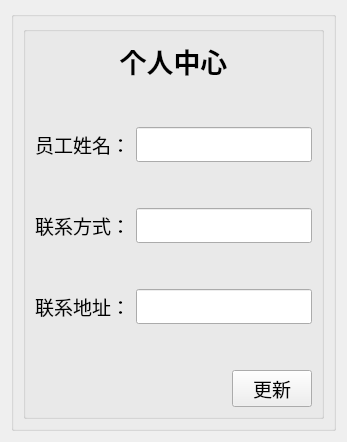
        <widget class="QWidget" name="tab_5">
         <attribute name="title">
          <string>个人中心</string>
         </attribute>
         <layout class="QGridLayout" name="gridLayout_17">
          <item row="0" column="0">
           <widget class="QGroupBox" name="groupBox_9">
            <property name="title">
             <string/>
            </property>
            <layout class="QGridLayout" name="gridLayout_19">
             <item row="0" column="0">
              <layout class="QHBoxLayout" name="horizontalLayout_33">
               <item>
                <widget class="QGroupBox" name="groupBox_11">
                 <property name="title">
                  <string/>
                 </property>
                 <layout class="QGridLayout" name="gridLayout_23">
                  <item row="2" column="0">
                   <layout class="QVBoxLayout" name="verticalLayout_13"/>
                  </item>
                  <item row="1" column="0">
                   <layout class="QVBoxLayout" name="verticalLayout_5">
                    <item>
                     <spacer name="verticalSpacer_37">
                      <property name="orientation">
                       <enum>Qt::Vertical</enum>
                      </property>
                      <property name="sizeHint" stdset="0">
                       <size>
                        <width>20</width>
                        <height>40</height>
                       </size>
                      </property>
                     </spacer>
                    </item>
                    <item>
                     <layout class="QHBoxLayout" name="horizontalLayout_34">
                      <item>
                       <widget class="QLabel" name="label_12">
                        <property name="font">
                         <font>
                          <family>Agency FB</family>
                          <pointsize>14</pointsize>
                         </font>
                        </property>
                        <property name="text">
                         <string>员工姓名：</string>
                        </property>
                       </widget>
                      </item>
                      <item>
                       <widget class="QLineEdit" name="lineEdit_17">
                        <property name="font">
                         <font>
                          <family>Agency FB</family>
                          <pointsize>14</pointsize>
                         </font>
                        </property>
                       </widget>
                      </item>
                     </layout>
                    </item>
                    <item>
                     <spacer name="verticalSpacer_47">
                      <property name="orientation">
                       <enum>Qt::Vertical</enum>
                      </property>
                      <property name="sizeHint" stdset="0">
                       <size>
                        <width>20</width>
                        <height>40</height>
                       </size>
                      </property>
                     </spacer>
                    </item>
                    <item>
                     <layout class="QHBoxLayout" name="horizontalLayout_36">
                      <item>
                       <widget class="QLabel" name="label_18">
                        <property name="font">
                         <font>
                          <family>Agency FB</family>
                          <pointsize>14</pointsize>
                         </font>
                        </property>
                        <property name="text">
                         <string>联系方式：</string>
                        </property>
                       </widget>
                      </item>
                      <item>
                       <widget class="QLineEdit" name="lineEdit_18">
                        <property name="font">
                         <font>
                          <family>Agency FB</family>
                          <pointsize>14</pointsize>
                         </font>
                        </property>
                       </widget>
                      </item>
                     </layout>
                    </item>
                    <item>
                     <spacer name="verticalSpacer_48">
                      <property name="orientation">
                       <enum>Qt::Vertical</enum>
                      </property>
                      <property name="sizeHint" stdset="0">
                       <size>
                        <width>20</width>
                        <height>40</height>
                       </size>
                      </property>
                     </spacer>
                    </item>
                    <item>
                     <layout class="QHBoxLayout" name="horizontalLayout_39">
                      <item>
                       <widget class="QLabel" name="label_20">
                        <property name="font">
                         <font>
                          <family>Agency FB</family>
                          <pointsize>14</pointsize>
                         </font>
                        </property>
                        <property name="text">
                         <string>联系地址：</string>
                        </property>
                       </widget>
                      </item>
                      <item>
                       <widget class="QLineEdit" name="lineEdit_19">
                        <property name="font">
                         <font>
                          <family>Agency FB</family>
                          <pointsize>14</pointsize>
                         </font>
                        </property>
                       </widget>
                      </item>
                     </layout>
                    </item>
                    <item>
                     <spacer name="verticalSpacer_49">
                      <property name="orientation">
                       <enum>Qt::Vertical</enum>
                      </property>
                      <property name="sizeHint" stdset="0">
                       <size>
                        <width>20</width>
                        <height>40</height>
                       </size>
                      </property>
                     </spacer>
                    </item>
                    <item>
                     <layout class="QHBoxLayout" name="horizontalLayout_40">
                      <item>
                       <spacer name="horizontalSpacer_29">
                        <property name="orientation">
                         <enum>Qt::Horizontal</enum>
                        </property>
                        <property name="sizeHint" stdset="0">
                         <size>
                          <width>40</width>
                          <height>20</height>
                         </size>
                        </property>
                       </spacer>
                      </item>
                      <item>
                       <widget class="QPushButton" name="modifyBtn">
                        <property name="font">
                         <font>
                          <family>Agency FB</family>
                          <pointsize>14</pointsize>
                         </font>
                        </property>
                        <property name="text">
                         <string>更新</string>
                        </property>
                       </widget>
                      </item>
                     </layout>
                    </item>
                   </layout>
                  </item>
                  <item row="0" column="0">
                   <widget class="QLabel" name="label_55">
                    <property name="font">
                     <font>
                      <pointsize>20</pointsize>
                      <weight>75</weight>
                      <bold>true</bold>
                     </font>
                    </property>
                    <property name="text">
                     <string>&lt;html&gt;&lt;head/&gt;&lt;body&gt;&lt;p align=&quot;center&quot;&gt;个人中心&lt;/p&gt;&lt;/body&gt;&lt;/html&gt;</string>
                    </property>
                   </widget>
                  </item>
                 </layout>
                </widget>
               </item>
              </layout>
             </item>
            </layout>
           </widget>
          </item>
         </layout>
        </widget>
